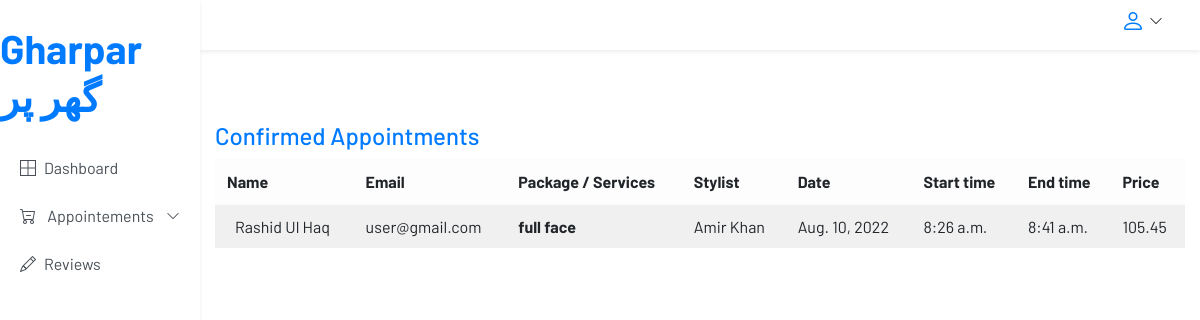
The app's page /user/appoitment/confirmed/ (signed in), older data.
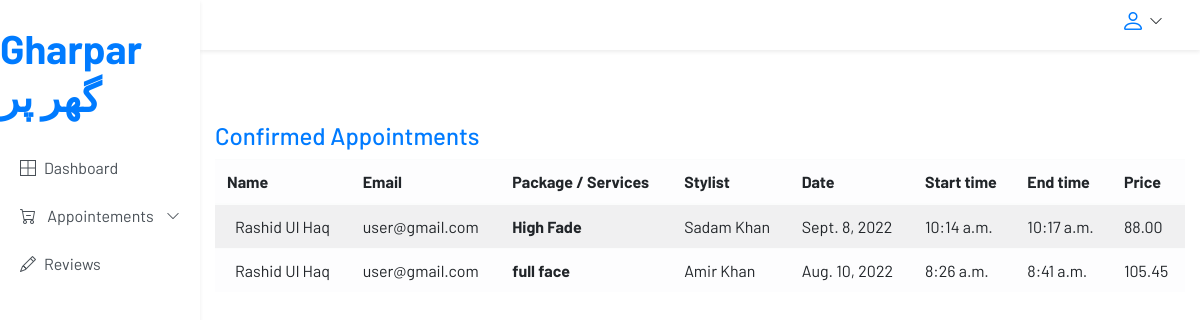
The same page, newer data.
### core/models.py (models this page shows, shortened)
class Appointment(models.Model):
    OPTIONS = (
        ('Pending','Pending'),
        ('Confirmed','Confirmed'),
        ('Cancelled','Cancelled'),
        ('Completed','Completed'),
    )
    employee = models.ForeignKey(Employee, on_delete=models.CASCADE, verbose_name='Employee',default=2)
    customer = models.ForeignKey(User, on_delete=models.CASCADE, verbose_name='Customer')
    package = models.ForeignKey(Package, on_delete=models.CASCADE, verbose_name='Package', blank=True, null=True)
    service = models.ManyToManyField(Service, verbose_name='Service', blank=True)
    status  = models.CharField(max_length=100,choices= OPTIONS,verbose_name='Status', default='Pending')
    date = models .DateField(verbose_name='Date')
    start_time = models.TimeField(verbose_name='Start Time')
    end_time = models.TimeField(verbose_name='End Time')
    created = models.DateTimeField(auto_now_add=True, verbose_name='Created at')
    class Meta:
        verbose_name = 'appointment'
        verbose_name_plural = 'appointments'
        ordering = ['-created']

class Package(models.Model):
    name = models.CharField(max_length=200, verbose_name='Name')
    description = models.TextField(verbose_name='Description')
    services = models.ManyToManyField(Service, verbose_name='Services')
    created_by = models.ForeignKey(User, on_delete=models.CASCADE, verbose_name='Created by')
    duration = models.DecimalField(max_digits=10, decimal_places=2, verbose_name='Duration')
    price = models.DecimalField(max_digits=10, decimal_places=2, verbose_name='Price')
    discount = models.DecimalField(max_digits=10, decimal_places=2, verbose_name='Discount', default=0)
    image = models.ImageField(verbose_name='Image', upload_to='packages')

class Service(models.Model):
    name = models.CharField(max_length=200, verbose_name='Name')
    description = models.TextField(verbose_name='Description')
    image = models.ImageField(verbose_name='Image', upload_to='services')
    category = models.ForeignKey('Category', on_delete=models.CASCADE, verbose_name='Category')
    price = models.DecimalField(max_digits=10, decimal_places=2, verbose_name='Price')
    duration = models.DecimalField(max_digits=10, decimal_places=2, verbose_name='Duration')
    created = models.DateTimeField(auto_now_add=True, verbose_name='Created at')
    class Meta:
        verbose_name = 'service'
        verbose_name_plural = 'services'
        ordering = ['-created']

### accounts/models.py (models this page shows, shortened)
class User(AbstractUser):
    username = None
    email = models.EmailField(unique=True, blank=False,
                              error_messages={
                                  'unique': "A user with that email already exists.",
                              })
    image = models.ImageField(
        upload_to='profile_pictures', null=True, blank=True)
    USERNAME_FIELD = "email"
    REQUIRED_FIELDS = ['first_name', 'last_name']
    is_employee = models.BooleanField(default=False)
    objects = UserManager()

class Employee(models.Model):
    JOBS = (
        ('Fashion Designer', 'Fashion Designer'),
        ('Beautician', 'Beautician'),
        ('Hair Stylist', 'Hair Stylist'),
        ('Makeup Artist', 'Makeup Artist'),
        ('Nail Artist', 'Nail Artist'),
        ('Other', 'Other'),
    )
    user = models.OneToOneField(User, on_delete=models.CASCADE)
    position = models.CharField(max_length=100, choices=JOBS, default='Other')
    salary = models.DecimalField(max_digits=10, decimal_places=2)
    class Meta:
        verbose_name = 'employee'
        verbose_name_plural = 'employees'
    def __str__(self):
        return self.user.first_name + ' ' + self.user.last_name

### accounts/restrictions.py (the view)
    def wrapper(request, *args, **kwargs):
        if request.user.is_authenticated and request.user.is_employee == False and request.user.is_superuser == False:
            return function(request, *args, **kwargs)
        else:
            messages.error(request, 'You are not authorized to access this page, please login!')
            return redirect('login')

### accounts/restrictions.py (called while the page is built)
def only_user(function):
    def wrapper(request, *args, **kwargs):
        if request.user.is_authenticated and request.user.is_employee == False and request.user.is_superuser == False:
            return function(request, *args, **kwargs)
        else:
            messages.error(request, 'You are not authorized to access this page, please login!')
            return redirect('login')
    return wrapper

### core/views.py (called while the page is built)
@only_user
def user_appointments(request, name):
    appointments = Appointment.objects.filter(customer=request.user)
    if name == 'pending':
        cancelled = appointments.filter(status='Cancelled')
        pending = appointments.filter(status='Pending')
        context = {
            'cancelled': cancelled,
            'pending': pending,
        }
    elif name == 'completed':
        completed = appointments.filter(status='Completed')
        context = {
            'completed': completed,
        }
    else:
        confirmed = appointments.filter(status='Confirmed')
        context = {
            'confirmed': confirmed,
        }
    return render(request, 'user/appointment_view.html', context)

### templates/user/appointment_view.html (shortened to what the changed rows need)
{% extends "partials/base.html" %} {% load static %} {% block content %}
<main class="container-fluid">
  <section class="row" style="">
   <div class="container mt-5">
    {% if pending %}
    <h4><a href="">Pending Appointments</a></h4>
    <div class="table-responsive">
      <table class="table table-striped table-light table-hover">
        <thead>
          <tr>
            <th>Name</th>
            <th>Email</th>
            <th>Package / Services</th>
            <th>Stylist</th>
            <th>Date</th>
            <th>Start time</th>
            <th>End time</th>
            <th>Price</th>
            <th>Edit</th>
          </tr>
        </thead>
        <tbody>
          {% for booking in pending %}
          <tr>
            <td>
              <div class="d-flex align-items-center">
                <span class="ml-2">{{booking.customer.first_name}} {{booking.customer.last_name}}</span>
              </div>
            </td>
            <td>{{booking.customer.email}}<br></td>
            {% comment %} <td class="font-weight-bold">{{booking.service.name}} {{booking.package.name}}</td>
             {% endcomment %}
              <td>
             {% if booking.package.name %}
              {{booking.package.name}}
            {% else %}
            {% for service in booking.package.services.all %}
            {{service.name}}
            {% endfor %}
             {% endif %}
            </td>
            <td>{{booking.employee | title}}</td>
            <td>{{booking.date}}</td>
            <td>
            {{booking.start_time}}
            </td>
            <td>
            {{booking.end_time}}
            </td>
            <td>
            {{booking.package.price}}
            </td>
            <td>
              <a href="{% url 'edit_booking' booking.id %}">
                <i class="bi bi-pencil-fill text-primary"></i>
            </td>
            </a>
          </tr>
          {% endfor %}
        </tbody>
      </table>
    </div>
    {% if cancelled %}
    <h4><a href="">Cancelled Appointments</a></h4>
    <div class="table-responsive">
      <table class="table table-striped table-light table-hover">
        <thead>
          <tr>
            <th>Name</th>
            <th>Email</th>
            <th>Package / Services</th>
            <th>Stylist</th>
            <th>Date</th>
            <th>Start time</th>
            <th>End time</th>
            <th>Price</th>
            <th></th>
          </tr>
        </thead>
        <tbody>
          {% for booking in cancelled %}
          <tr>
            <td>
              <div class="d-flex align-items-center">
                <span class="ml-2">{{booking.customer.first_name}} {{booking.customer.last_name}}</span>
              </div>
            </td>
            <td>{{booking.customer.email}}<br></td>
            <td class="font-weight-bold">
             {% if booking.package.name %}
              {{booking.package.name}}
            {% else %}
            {% for service in booking.package.services.all %}
            {{service.name}}
            {% endfor %}
             {% endif %}
            </td>
            <td>{{booking.employee|title  }}</td>
            <td>{{booking.date}}</td>
            <td>
            {{booking.start_time}}
            </td>
            <td>
            {{booking.end_time}}
            </td>
            <td>
            {{booking.package.price}}
            </td>
            <td>
              <a href="">
                <i class="bi bi-pencil-fill text-primary"></i>
            </td>
            </a>
          </tr>
          {% endfor %}
        </tbody>
      </table>
    </div>
    {% endif %}
    {% elif confirmed %}
    <div class="table-responsive">
      <table class="table table-striped table-light table-hover">
        <thead>
          <tr>
            <th>Name</th>
            <th>Email</th>
            <th>Package / Services</th>
            <th>Stylist</th>
            <th>Date</th>
            <th>Start time</th>
            <th>End time</th>
            <th>Price</th>
          </tr>
        </thead>
        <tbody>
          {% for booking in confirmed %}
          <tr>
            <td>
              <div class="d-flex align-items-center">
                <span class="ml-2">{{booking.customer.first_name}} {{booking.customer.last_name}}</span>
              </div>
            </td>
            <td>{{booking.customer.email}}<br></td>
            <td class="font-weight-bold"> {% if booking.package.name %}
              {{booking.package.name}}
            {% else %}
            {% for service in booking.package.services.all %}
            {{service.name}}
            {% endfor %}
             {% endif %}</td>
            <td>{{booking.employee | title}}</td>
            <td>{{booking.date}}</td>
            <td>
            {{booking.start_time}}
            </td>
            <td>
            {{booking.end_time}}
            </td>
            <td>
            {{booking.package.price}}
            </td>
          </tr>
          {% endfor %}
        </tbody>
      </table>
    </div>
    {% else %}
    <h4>No Appointments</h4>
    <a href="{% url 'services' %}" class="btn btn-primary">
      <i class="bi bi-plus"></i>
      Add Appointment
    </a>
    {% endif %}
  </div>
  </section>
</main>
{% endblock %}

Row changes from the older to the newer data that the page shows:
added Appointment: customer.first_name "Rashid", customer.last_name "Ul Haq", customer.email "user@gmail.com", employee "Sadam Khan", date "Sept. 8, 2022", start_time "10:14 a.m.", end_time "10:17 a.m.", package.price "88.00"
now on this page (row unchanged): Service: name "High Fade"
